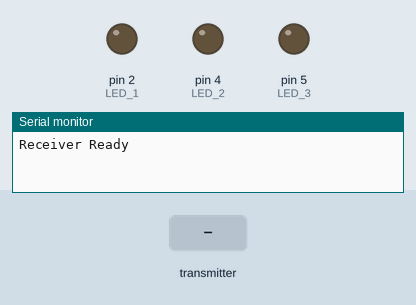
The sketch below on a simulated Arduino Uno, built with avr-gcc and run on an emulated ATmega328P. Shown: output pins drawn as LEDs (lit = HIGH), the last lines printed to the serial monitor. Inputs (shaded band) come from the test bench. No radio packets arrive unless stated.

Above: at 1.2 s.
1.3 s: the transmitter starts sending Vout = 0
At 3.1 s:
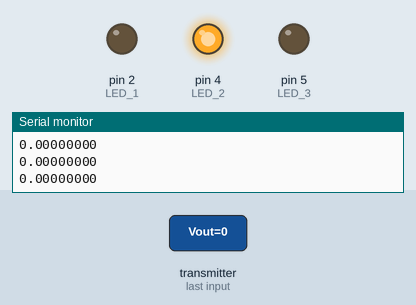
4.2 s: the transmitter starts sending Vout = 25
At 5.4 s:
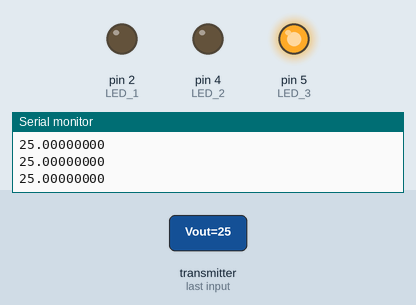
5.7 s: the transmitter starts sending Vout = 0
At 6.7 s:
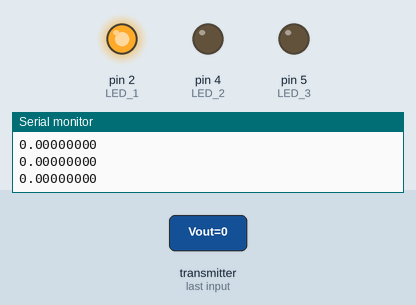
8.7 s: the transmitter starts sending Vout = 50
At 9.9 s:
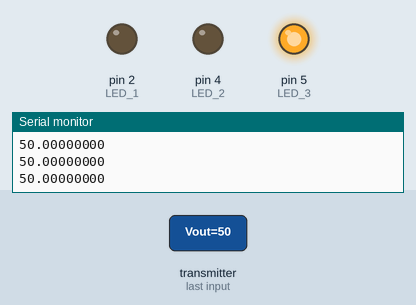
Timing chart, 0 to 11.2 s (numbered marks = the images above; inputs shaded):
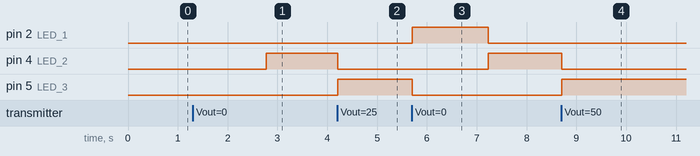

Measured:
- after the input at 1.3 s, pin 4 (LED_2): LOW → HIGH after 1.5 s
- after the input at 4.2 s, pin 4 (LED_2): HIGH → LOW at once; pin 5 (LED_3): LOW → HIGH at once
- after the input at 5.7 s, pin 2 (LED_1): LOW → HIGH at once, → LOW 1.5 s later; pin 4 (LED_2): LOW → HIGH after 1.5 s; pin 5 (LED_3): HIGH → LOW at once
- after the input at 8.7 s, pin 4 (LED_2): HIGH → LOW at once; pin 5 (LED_3): LOW → HIGH at once

The sketch:

recieve_led.ino
```cpp
#include <SPI.h>
#include <nRF24L01.h>
#include <RF24.h>

RF24 radio(7, 8); // CE=7, CSN=8
const byte address[6] = "00001"; // 송수신 주소 설정

float Vout = 0.0;
float prev_Vout = 0.0; // 직전 Vout 값을 저장
float diff = 0.0; // Vout의 차이
int similar_count = 0; // 0.1 미만의 연속된 차이 횟수
int threshold = 30; // 연속 차이가 0.1 미만인 횟수

void setup() {
  Serial.begin(1000000);  // 시리얼 모니터 초기화
  radio.begin();       // 라디오 초기화

  if (!radio.begin()) {
    Serial.println("NRF24L01 Initialization Failed!");
    while (1); // 초기화 실패 시 멈춤
  }

  radio.openReadingPipe(1, address); // 수신부 주소 설정
  radio.setPALevel(RF24_PA_LOW);     // 낮은 출력 전력으로 설정
  radio.startListening();            // 수신 모드 설정
  Serial.println("Receiver Ready");

  pinMode(2, OUTPUT); // LED 1 (OK 상태)
  pinMode(4, OUTPUT); // LED 2 (Small difference changes 상태)
  pinMode(5, OUTPUT); // LED 3 (Too big signal 상태)

  // 초기 prev_Vout 값 설정
  prev_Vout = Vout;
}

void loop() {
  // 데이터 수신 확인
  if (radio.available()) {
    // 수신한 데이터 읽기
    radio.read(&Vout, sizeof(Vout));  // Vout 값 수신
    Serial.println(Vout, 8);  // 소수점 3자리까지 출력

    // diff 계산: 현재 값과 직전 값의 차이
    diff = abs(Vout - prev_Vout); // Vout의 차이 계산

    // 상태 판단 및 LED 제어
    if (Vout >= 0.2 || Vout <= -0.2) {
      // 차이가 0.1 이상이면 "Too big signal" 상태
      digitalWrite(2, LOW); // OK LED 끄기
      digitalWrite(4, LOW); // Small difference LED 끄기
      digitalWrite(5, HIGH); // Too big signal LED 켜기
      similar_count = 0; // 차이가 클 경우 카운트 초기화
    } else if (diff < 0.01) {
      // 차이가 0.01 미만이면 "Small difference changes" 상태
      // digitalWrite(2, LOW); // OK LED 끄기
      // digitalWrite(4, HIGH); // Small difference LED 켜기
      // digitalWrite(5, LOW);  // Too big signal LED 끄기
      similar_count++; // 차이가 0.01 미만이면 카운트 증가
    } else {
      // 차이가 0.01 이상 0.1 미만이면 "OK" 상태
      digitalWrite(2, HIGH); // OK LED 켜기
      digitalWrite(4, LOW);  // Small difference LED 끄기
      digitalWrite(5, LOW);  // Too big signal LED 끄기
      similar_count = 0; // 차이가 0.01 이상이면 카운트 초기화
    }

    // 연속 10번 차이가 0.01 미만이면 "Small difference changes"
    if (similar_count >= threshold) {
      digitalWrite(2, LOW); // OK LED 끄기
      digitalWrite(4, HIGH); // Small difference LED 켜기
      digitalWrite(5, LOW);  // Too big signal LED 끄기
    }

    // // // 상태 출력 (시리얼 모니터)
    // if (Vout >= 0.4) {
    //   Serial.println("Too big signal");
    // } else if (similar_count >= threshold) {
    //   Serial.println("Small difference changes");
    // } else {
    //   Serial.println("OK");
    // }

    // 직전 값 갱신
    prev_Vout = Vout;
  }

  delay(8); // 100ms 대기
}
```
